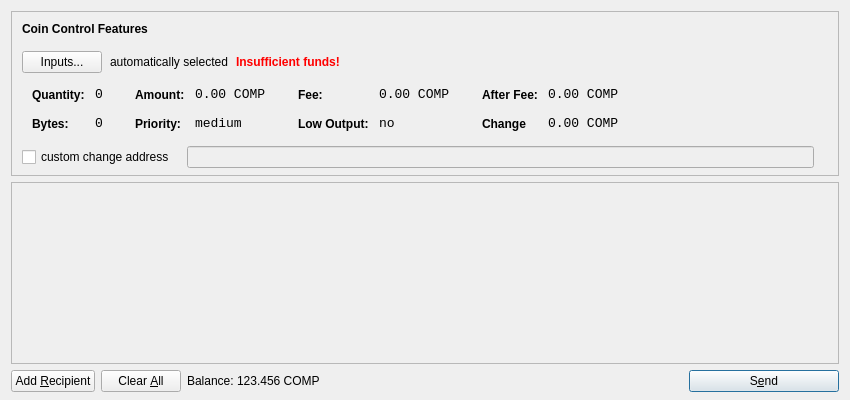
<?xml version="1.0" encoding="UTF-8"?>
<ui version="4.0">
 <class>SendCoinsDialog</class>
 <widget class="QDialog" name="SendCoinsDialog">
  <property name="geometry">
   <rect>
    <x>0</x>
    <y>0</y>
    <width>850</width>
    <height>400</height>
   </rect>
  </property>
  <property name="windowTitle">
   <string>Send Coins</string>
  </property>
  <layout class="QVBoxLayout" name="verticalLayout" stretch="0,1,0">
   <property name="bottomMargin">
    <number>8</number>
   </property>
   <item>
    <widget class="QFrame" name="frameCoinControl">
     <property name="sizePolicy">
      <sizepolicy hsizetype="Expanding" vsizetype="Expanding">
       <horstretch>0</horstretch>
       <verstretch>0</verstretch>
      </sizepolicy>
     </property>
     <property name="maximumSize">
      <size>
       <width>16777215</width>
       <height>16777215</height>
      </size>
     </property>
     <property name="frameShape">
      <enum>QFrame::StyledPanel</enum>
     </property>
     <property name="frameShadow">
      <enum>QFrame::Sunken</enum>
     </property>
     <layout class="QVBoxLayout" name="verticalLayoutCoinControl2">
      <property name="spacing">
       <number>-1</number>
      </property>
      <property name="leftMargin">
       <number>0</number>
      </property>
      <property name="topMargin">
       <number>0</number>
      </property>
      <property name="rightMargin">
       <number>0</number>
      </property>
      <property name="bottomMargin">
       <number>6</number>
      </property>
      <item>
       <layout class="QVBoxLayout" name="verticalLayoutCoinControl" stretch="0,0,0,0,1">
        <property name="spacing">
         <number>0</number>
        </property>
        <property name="leftMargin">
         <number>10</number>
        </property>
        <property name="topMargin">
         <number>10</number>
        </property>
        <item>
         <layout class="QHBoxLayout" name="horizontalLayoutCoinControl1">
          <property name="bottomMargin">
           <number>15</number>
          </property>
          <item>
           <widget class="QLabel" name="labelCoinControlFeatures">
            <property name="sizePolicy">
             <sizepolicy hsizetype="Preferred" vsizetype="Maximum">
              <horstretch>0</horstretch>
              <verstretch>0</verstretch>
             </sizepolicy>
            </property>
            <property name="font">
             <font>
              <weight>75</weight>
              <bold>true</bold>
             </font>
            </property>
            <property name="styleSheet">
             <string notr="true">font-weight:bold;</string>
            </property>
            <property name="text">
             <string>Coin Control Features</string>
            </property>
           </widget>
          </item>
         </layout>
        </item>
        <item>
         <layout class="QHBoxLayout" name="horizontalLayoutCoinControl2" stretch="0,0,0,0">
          <property name="spacing">
           <number>8</number>
          </property>
          <property name="bottomMargin">
           <number>10</number>
          </property>
          <item>
           <widget class="QPushButton" name="pushButtonCoinControl">
            <property name="styleSheet">
             <string notr="true"/>
            </property>
            <property name="text">
             <string>Inputs...</string>
            </property>
           </widget>
          </item>
          <item>
           <widget class="QLabel" name="labelCoinControlAutomaticallySelected">
            <property name="text">
             <string>automatically selected</string>
            </property>
            <property name="margin">
             <number>5</number>
            </property>
           </widget>
          </item>
          <item>
           <widget class="QLabel" name="labelCoinControlInsuffFunds">
            <property name="font">
             <font>
              <weight>75</weight>
              <bold>true</bold>
             </font>
            </property>
            <property name="styleSheet">
             <string notr="true">color:red;font-weight:bold;</string>
            </property>
            <property name="text">
             <string>Insufficient funds!</string>
            </property>
            <property name="margin">
             <number>5</number>
            </property>
           </widget>
          </item>
          <item>
           <spacer name="horizontalSpacerCoinControl">
            <property name="orientation">
             <enum>Qt::Horizontal</enum>
            </property>
            <property name="sizeHint" stdset="0">
             <size>
              <width>40</width>
              <height>1</height>
             </size>
            </property>
           </spacer>
          </item>
         </layout>
        </item>
        <item>
         <widget class="QWidget" name="widgetCoinControl" native="true">
          <property name="sizePolicy">
           <sizepolicy hsizetype="Preferred" vsizetype="Preferred">
            <horstretch>0</horstretch>
            <verstretch>0</verstretch>
           </sizepolicy>
          </property>
          <property name="minimumSize">
           <size>
            <width>0</width>
            <height>0</height>
           </size>
          </property>
          <property name="styleSheet">
           <string notr="true"/>
          </property>
          <layout class="QHBoxLayout" name="horizontalLayoutCoinControl5">
           <property name="leftMargin">
            <number>0</number>
           </property>
           <property name="topMargin">
            <number>0</number>
           </property>
           <property name="rightMargin">
            <number>0</number>
           </property>
           <property name="bottomMargin">
            <number>0</number>
           </property>
           <item>
            <layout class="QHBoxLayout" name="horizontalLayoutCoinControl3" stretch="0,0,0,1">
             <property name="spacing">
              <number>20</number>
             </property>
             <property name="topMargin">
              <number>0</number>
             </property>
             <property name="bottomMargin">
              <number>10</number>
             </property>
             <item>
              <layout class="QFormLayout" name="formLayoutCoinControl1">
               <property name="horizontalSpacing">
                <number>10</number>
               </property>
               <property name="verticalSpacing">
                <number>14</number>
               </property>
               <property name="leftMargin">
                <number>10</number>
               </property>
               <property name="topMargin">
                <number>4</number>
               </property>
               <property name="rightMargin">
                <number>6</number>
               </property>
               <item row="0" column="0">
                <widget class="QLabel" name="labelCoinControlQuantityText">
                 <property name="styleSheet">
                  <string notr="true">font-weight:bold;</string>
                 </property>
                 <property name="text">
                  <string>Quantity:</string>
                 </property>
                 <property name="margin">
                  <number>0</number>
                 </property>
                </widget>
               </item>
               <item row="0" column="1">
                <widget class="QLabel" name="labelCoinControlQuantity">
                 <property name="font">
                  <font>
                   <family>Monospace</family>
                   <pointsize>10</pointsize>
                  </font>
                 </property>
                 <property name="cursor">
                  <cursorShape>IBeamCursor</cursorShape>
                 </property>
                 <property name="contextMenuPolicy">
                  <enum>Qt::ActionsContextMenu</enum>
                 </property>
                 <property name="text">
                  <string>0</string>
                 </property>
                 <property name="margin">
                  <number>0</number>
                 </property>
                 <property name="textInteractionFlags">
                  <set>Qt::LinksAccessibleByMouse|Qt::TextSelectableByKeyboard|Qt::TextSelectableByMouse</set>
                 </property>
                </widget>
               </item>
               <item row="1" column="0">
                <widget class="QLabel" name="labelCoinControlBytesText">
                 <property name="styleSheet">
                  <string notr="true">font-weight:bold;</string>
                 </property>
                 <property name="text">
                  <string>Bytes:</string>
                 </property>
                </widget>
               </item>
               <item row="1" column="1">
                <widget class="QLabel" name="labelCoinControlBytes">
                 <property name="font">
                  <font>
                   <family>Monospace</family>
                   <pointsize>10</pointsize>
                  </font>
                 </property>
                 <property name="cursor">
                  <cursorShape>IBeamCursor</cursorShape>
                 </property>
                 <property name="contextMenuPolicy">
                  <enum>Qt::ActionsContextMenu</enum>
                 </property>
                 <property name="text">
                  <string>0</string>
                 </property>
                 <property name="textInteractionFlags">
                  <set>Qt::LinksAccessibleByMouse|Qt::TextSelectableByKeyboard|Qt::TextSelectableByMouse</set>
                 </property>
                </widget>
               </item>
              </layout>
             </item>
             <item>
              <layout class="QFormLayout" name="formLayoutCoinControl2">
               <property name="horizontalSpacing">
                <number>10</number>
               </property>
               <property name="verticalSpacing">
                <number>14</number>
               </property>
               <property name="leftMargin">
                <number>6</number>
               </property>
               <property name="topMargin">
                <number>4</number>
               </property>
               <property name="rightMargin">
                <number>6</number>
               </property>
               <item row="0" column="0">
                <widget class="QLabel" name="labelCoinControlAmountText">
                 <property name="styleSheet">
                  <string notr="true">font-weight:bold;</string>
                 </property>
                 <property name="text">
                  <string>Amount:</string>
                 </property>
                 <property name="margin">
                  <number>0</number>
                 </property>
                </widget>
               </item>
               <item row="0" column="1">
                <widget class="QLabel" name="labelCoinControlAmount">
                 <property name="font">
                  <font>
                   <family>Monospace</family>
                   <pointsize>10</pointsize>
                  </font>
                 </property>
                 <property name="cursor">
                  <cursorShape>IBeamCursor</cursorShape>
                 </property>
                 <property name="contextMenuPolicy">
                  <enum>Qt::ActionsContextMenu</enum>
                 </property>
                 <property name="text">
                  <string>0.00 COMP</string>
                 </property>
                 <property name="textInteractionFlags">
                  <set>Qt::LinksAccessibleByMouse|Qt::TextSelectableByKeyboard|Qt::TextSelectableByMouse</set>
                 </property>
                </widget>
               </item>
               <item row="1" column="0">
                <widget class="QLabel" name="labelCoinControlPriorityText">
                 <property name="styleSheet">
                  <string notr="true">font-weight:bold;</string>
                 </property>
                 <property name="text">
                  <string>Priority:</string>
                 </property>
                </widget>
               </item>
               <item row="1" column="1">
                <widget class="QLabel" name="labelCoinControlPriority">
                 <property name="font">
                  <font>
                   <family>Monospace</family>
                   <pointsize>10</pointsize>
                  </font>
                 </property>
                 <property name="cursor">
                  <cursorShape>IBeamCursor</cursorShape>
                 </property>
                 <property name="contextMenuPolicy">
                  <enum>Qt::ActionsContextMenu</enum>
                 </property>
                 <property name="text">
                  <string>medium</string>
                 </property>
                 <property name="textInteractionFlags">
                  <set>Qt::LinksAccessibleByMouse|Qt::TextSelectableByKeyboard|Qt::TextSelectableByMouse</set>
                 </property>
                </widget>
               </item>
              </layout>
             </item>
             <item>
              <layout class="QFormLayout" name="formLayoutCoinControl3">
               <property name="horizontalSpacing">
                <number>10</number>
               </property>
               <property name="verticalSpacing">
                <number>14</number>
               </property>
               <property name="leftMargin">
                <number>6</number>
               </property>
               <property name="topMargin">
                <number>4</number>
               </property>
               <property name="rightMargin">
                <number>6</number>
               </property>
               <item row="0" column="0">
                <widget class="QLabel" name="labelCoinControlFeeText">
                 <property name="styleSheet">
                  <string notr="true">font-weight:bold;</string>
                 </property>
                 <property name="text">
                  <string>Fee:</string>
                 </property>
                 <property name="margin">
                  <number>0</number>
                 </property>
                </widget>
               </item>
               <item row="0" column="1">
                <widget class="QLabel" name="labelCoinControlFee">
                 <property name="font">
                  <font>
                   <family>Monospace</family>
                   <pointsize>10</pointsize>
                  </font>
                 </property>
                 <property name="cursor">
                  <cursorShape>IBeamCursor</cursorShape>
                 </property>
                 <property name="contextMenuPolicy">
                  <enum>Qt::ActionsContextMenu</enum>
                 </property>
                 <property name="text">
                  <string>0.00 COMP</string>
                 </property>
                 <property name="textInteractionFlags">
                  <set>Qt::LinksAccessibleByMouse|Qt::TextSelectableByKeyboard|Qt::TextSelectableByMouse</set>
                 </property>
                </widget>
               </item>
               <item row="1" column="0">
                <widget class="QLabel" name="labelCoinControlLowOutputText">
                 <property name="styleSheet">
                  <string notr="true">font-weight:bold;</string>
                 </property>
                 <property name="text">
                  <string>Low Output:</string>
                 </property>
                </widget>
               </item>
               <item row="1" column="1">
                <widget class="QLabel" name="labelCoinControlLowOutput">
                 <property name="font">
                  <font>
                   <family>Monospace</family>
                   <pointsize>10</pointsize>
                  </font>
                 </property>
                 <property name="cursor">
                  <cursorShape>IBeamCursor</cursorShape>
                 </property>
                 <property name="contextMenuPolicy">
                  <enum>Qt::ActionsContextMenu</enum>
                 </property>
                 <property name="text">
                  <string>no</string>
                 </property>
                 <property name="textInteractionFlags">
                  <set>Qt::LinksAccessibleByMouse|Qt::TextSelectableByKeyboard|Qt::TextSelectableByMouse</set>
                 </property>
                </widget>
               </item>
              </layout>
             </item>
             <item>
              <layout class="QFormLayout" name="formLayoutCoinControl4">
               <property name="horizontalSpacing">
                <number>10</number>
               </property>
               <property name="verticalSpacing">
                <number>14</number>
               </property>
               <property name="leftMargin">
                <number>6</number>
               </property>
               <property name="topMargin">
                <number>4</number>
               </property>
               <property name="rightMargin">
                <number>6</number>
               </property>
               <item row="0" column="0">
                <widget class="QLabel" name="labelCoinControlAfterFeeText">
                 <property name="styleSheet">
                  <string notr="true">font-weight:bold;</string>
                 </property>
                 <property name="text">
                  <string>After Fee:</string>
                 </property>
                 <property name="margin">
                  <number>0</number>
                 </property>
                </widget>
               </item>
               <item row="0" column="1">
                <widget class="QLabel" name="labelCoinControlAfterFee">
                 <property name="font">
                  <font>
                   <family>Monospace</family>
                   <pointsize>10</pointsize>
                  </font>
                 </property>
                 <property name="cursor">
                  <cursorShape>IBeamCursor</cursorShape>
                 </property>
                 <property name="contextMenuPolicy">
                  <enum>Qt::ActionsContextMenu</enum>
                 </property>
                 <property name="text">
                  <string>0.00 COMP</string>
                 </property>
                 <property name="textInteractionFlags">
                  <set>Qt::LinksAccessibleByMouse|Qt::TextSelectableByKeyboard|Qt::TextSelectableByMouse</set>
                 </property>
                </widget>
               </item>
               <item row="1" column="0">
                <widget class="QLabel" name="labelCoinControlChangeText">
                 <property name="styleSheet">
                  <string notr="true">font-weight:bold;</string>
                 </property>
                 <property name="text">
                  <string>Change</string>
                 </property>
                </widget>
               </item>
               <item row="1" column="1">
                <widget class="QLabel" name="labelCoinControlChange">
                 <property name="font">
                  <font>
                   <family>Monospace</family>
                   <pointsize>10</pointsize>
                  </font>
                 </property>
                 <property name="cursor">
                  <cursorShape>IBeamCursor</cursorShape>
                 </property>
                 <property name="contextMenuPolicy">
                  <enum>Qt::ActionsContextMenu</enum>
                 </property>
                 <property name="text">
                  <string>0.00 COMP</string>
                 </property>
                 <property name="textInteractionFlags">
                  <set>Qt::LinksAccessibleByMouse|Qt::TextSelectableByKeyboard|Qt::TextSelectableByMouse</set>
                 </property>
                </widget>
               </item>
              </layout>
             </item>
            </layout>
           </item>
          </layout>
         </widget>
        </item>
        <item>
         <layout class="QHBoxLayout" name="horizontalLayoutCoinControl4" stretch="0,0,0">
          <property name="spacing">
           <number>12</number>
          </property>
          <property name="sizeConstraint">
           <enum>QLayout::SetDefaultConstraint</enum>
          </property>
          <property name="topMargin">
           <number>5</number>
          </property>
          <property name="rightMargin">
           <number>5</number>
          </property>
          <item>
           <widget class="QCheckBox" name="checkBoxCoinControlChange">
            <property name="text">
             <string>custom change address</string>
            </property>
           </widget>
          </item>
          <item>
           <widget class="QLineEdit" name="lineEditCoinControlChange">
            <property name="enabled">
             <bool>false</bool>
            </property>
            <property name="sizePolicy">
             <sizepolicy hsizetype="Expanding" vsizetype="Fixed">
              <horstretch>0</horstretch>
              <verstretch>0</verstretch>
             </sizepolicy>
            </property>
           </widget>
          </item>
          <item>
           <widget class="QLabel" name="labelCoinControlChangeLabel">
            <property name="sizePolicy">
             <sizepolicy hsizetype="Preferred" vsizetype="Expanding">
              <horstretch>0</horstretch>
              <verstretch>0</verstretch>
             </sizepolicy>
            </property>
            <property name="minimumSize">
             <size>
              <width>0</width>
              <height>0</height>
             </size>
            </property>
            <property name="text">
             <string/>
            </property>
            <property name="margin">
             <number>3</number>
            </property>
           </widget>
          </item>
         </layout>
        </item>
        <item>
         <spacer name="verticalSpacerCoinControl">
          <property name="orientation">
           <enum>Qt::Vertical</enum>
          </property>
          <property name="sizeHint" stdset="0">
           <size>
            <width>800</width>
            <height>1</height>
           </size>
          </property>
         </spacer>
        </item>
       </layout>
      </item>
     </layout>
    </widget>
   </item>
   <item>
    <widget class="QScrollArea" name="scrollArea">
     <property name="widgetResizable">
      <bool>true</bool>
     </property>
     <widget class="QWidget" name="scrollAreaWidgetContents">
      <property name="geometry">
       <rect>
        <x>0</x>
        <y>0</y>
        <width>824</width>
        <height>141</height>
       </rect>
      </property>
      <layout class="QVBoxLayout" name="verticalLayout_2">
       <property name="leftMargin">
        <number>0</number>
       </property>
       <property name="topMargin">
        <number>0</number>
       </property>
       <property name="rightMargin">
        <number>0</number>
       </property>
       <property name="bottomMargin">
        <number>0</number>
       </property>
       <item>
        <layout class="QVBoxLayout" name="entries">
         <property name="spacing">
          <number>6</number>
         </property>
        </layout>
       </item>
       <item>
        <spacer name="verticalSpacer">
         <property name="orientation">
          <enum>Qt::Vertical</enum>
         </property>
         <property name="sizeHint" stdset="0">
          <size>
           <width>20</width>
           <height>40</height>
          </size>
         </property>
        </spacer>
       </item>
      </layout>
     </widget>
    </widget>
   </item>
   <item>
    <layout class="QHBoxLayout" name="horizontalLayout">
     <item>
      <widget class="QPushButton" name="addButton">
       <property name="toolTip">
        <string>Send to multiple recipients at once</string>
       </property>
       <property name="text">
        <string>Add &amp;Recipient</string>
       </property>
       <property name="icon">
        <iconset resource="../bitcoin.qrc">
         <normaloff>:/icons/add</normaloff>:/icons/add</iconset>
       </property>
       <property name="autoDefault">
        <bool>false</bool>
       </property>
      </widget>
     </item>
     <item>
      <widget class="QPushButton" name="clearButton">
       <property name="sizePolicy">
        <sizepolicy hsizetype="Minimum" vsizetype="Fixed">
         <horstretch>0</horstretch>
         <verstretch>0</verstretch>
        </sizepolicy>
       </property>
       <property name="toolTip">
        <string>Remove all transaction fields</string>
       </property>
       <property name="text">
        <string>Clear &amp;All</string>
       </property>
       <property name="icon">
        <iconset resource="../bitcoin.qrc">
         <normaloff>:/icons/remove</normaloff>:/icons/remove</iconset>
       </property>
       <property name="autoRepeatDelay">
        <number>300</number>
       </property>
       <property name="autoDefault">
        <bool>false</bool>
       </property>
      </widget>
     </item>
     <item>
      <layout class="QHBoxLayout" name="horizontalLayout_2">
       <property name="spacing">
        <number>3</number>
       </property>
       <item>
        <widget class="QLabel" name="label">
         <property name="sizePolicy">
          <sizepolicy hsizetype="Preferred" vsizetype="Fixed">
           <horstretch>0</horstretch>
           <verstretch>0</verstretch>
          </sizepolicy>
         </property>
         <property name="text">
          <string>Balance:</string>
         </property>
        </widget>
       </item>
       <item>
        <widget class="QLabel" name="labelBalance">
         <property name="sizePolicy">
          <sizepolicy hsizetype="Preferred" vsizetype="Fixed">
           <horstretch>0</horstretch>
           <verstretch>0</verstretch>
          </sizepolicy>
         </property>
         <property name="cursor">
          <cursorShape>IBeamCursor</cursorShape>
         </property>
         <property name="text">
          <string>123.456 COMP</string>
         </property>
         <property name="textInteractionFlags">
          <set>Qt::LinksAccessibleByMouse|Qt::TextSelectableByKeyboard|Qt::TextSelectableByMouse</set>
         </property>
        </widget>
       </item>
      </layout>
     </item>
     <item>
      <spacer name="horizontalSpacer">
       <property name="orientation">
        <enum>Qt::Horizontal</enum>
       </property>
       <property name="sizeHint" stdset="0">
        <size>
         <width>40</width>
         <height>20</height>
        </size>
       </property>
      </spacer>
     </item>
     <item>
      <widget class="QPushButton" name="sendButton">
       <property name="minimumSize">
        <size>
         <width>150</width>
         <height>0</height>
        </size>
       </property>
       <property name="toolTip">
        <string>Confirm the send action</string>
       </property>
       <property name="text">
        <string>S&amp;end</string>
       </property>
       <property name="icon">
        <iconset resource="../bitcoin.qrc">
         <normaloff>:/icons/send</normaloff>:/icons/send</iconset>
       </property>
       <property name="default">
        <bool>true</bool>
       </property>
      </widget>
     </item>
    </layout>
   </item>
  </layout>
 </widget>
 <resources>
  <include location="../bitcoin.qrc"/>
 </resources>
 <connections/>
</ui>
